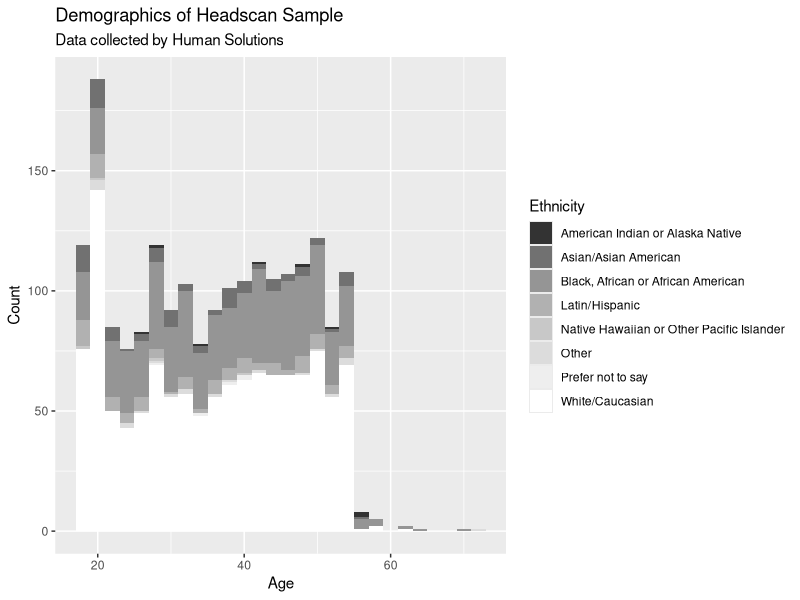
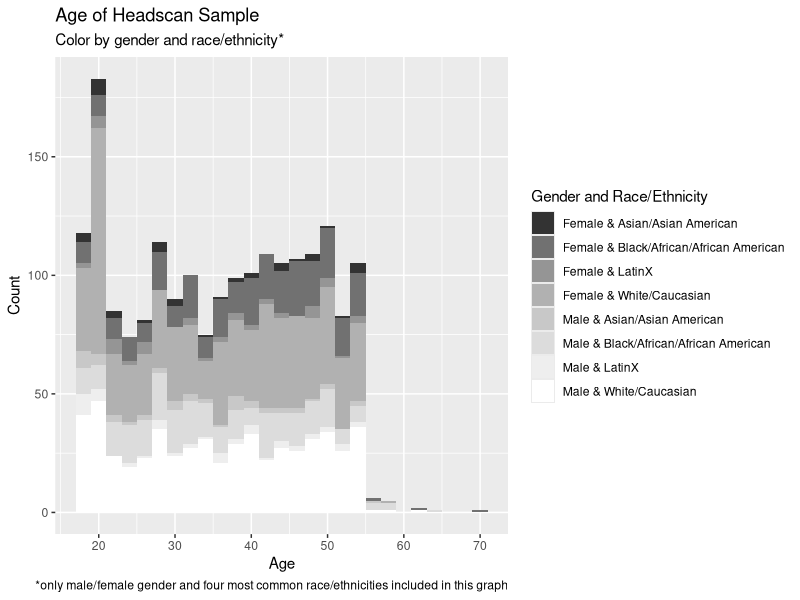
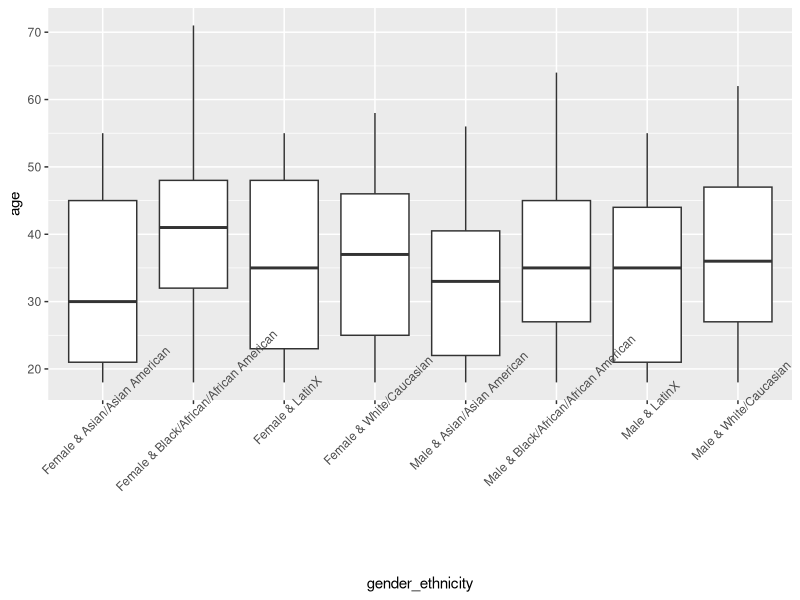
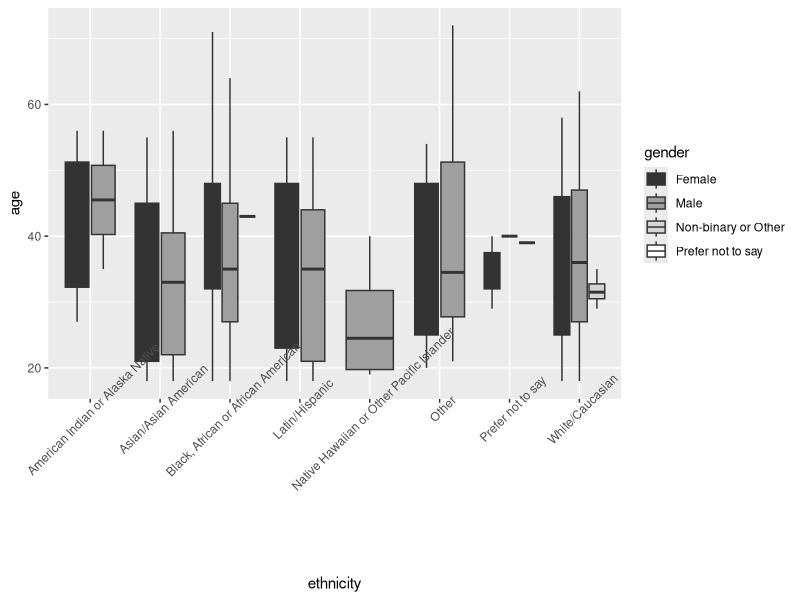
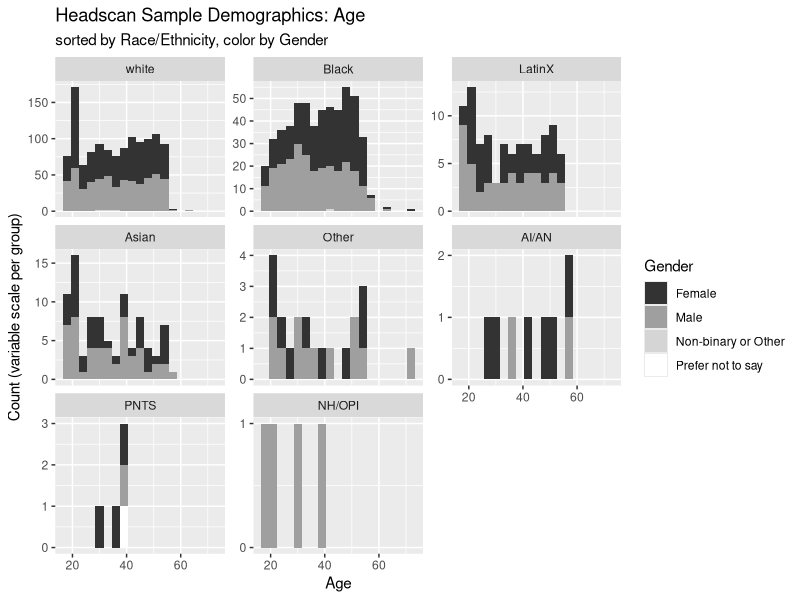

Here is the R script that generated these plots, in order:
## ---- chunk 1
knitr::opts_chunk$set(echo = TRUE)
## ---- chunk 2
list.files()
setwd("C:\\Users\\19177\\OneDrive - Colostate\\Desktop\\Dissertation\\data analysis\\data analysis R")
library(readxl)
demographics<-read_excel("headscan_demographics.xlsx")
head(demographics)

colnames(demographics)

library(tidyverse)
library(scales)
## ---- chunk 3
demographics<-select(.data=demographics, 1:4)

demographics<-rename(.data=demographics,
                     age=Age,
                     gender=Gender,
                     ethnicity=Ethnicity)

demographics<-mutate(.data=demographics,
                     age = as.numeric(age),
                     gender= as.factor(gender),
                     ethnicity=as.factor(ethnicity))

demographics<-filter(.data=demographics,
                     !is.na(age),
                     !is.na(ethnicity),
                     !is.na(gender))
                     
mean(demographics$age, na.rm=TRUE)
median(demographics$age, na.rm=TRUE)
sd(demographics$age, na.rm=TRUE)
min(demographics$age, na.rm=TRUE)
max(demographics$age, na.rm=TRUE)

ggplot(data=demographics)+
  geom_histogram(binwidth=2, aes(x=age, fill=ethnicity))+
  scale_fill_grey(start = 0.2, end = 1)+
  labs(title= "Demographics of Headscan Sample",
       subtitle = "Data collected by Human Solutions",
       fill= "Ethnicity",
       y="Count",
       x="Age")



asian_women<-filter(.data=demographics,
                    gender == "Female",
                    ethnicity == "Asian/Asian American")
asian_women<-select(.data=asian_women, c(2))
asian_women$gender_ethnicity <-  "Female & Asian/Asian American"
  
asian_men<-filter(.data=demographics,
                  gender == "Male",
                  ethnicity == "Asian/Asian American")
asian_men<-select(.data=asian_men, c(2))
asian_men$gender_ethnicity <-  "Male & Asian/Asian American"

black_women<-filter(.data=demographics,
                    gender == "Female",
                    ethnicity == "Black, African or African American")
black_women<-select(.data=black_women, c(2))
black_women$gender_ethnicity <-  "Female & Black/African/African American"

black_men<-filter(.data=demographics,
                  gender == "Male",
                  ethnicity == "Black, African or African American")
black_men<-select(.data=black_men, c(2))
black_men$gender_ethnicity <-  "Male & Black/African/African American"

white_women<-filter(.data=demographics,
                    gender == "Female",
                    ethnicity == "White/Caucasian")
white_women<-select(.data=white_women, c(2))
white_women$gender_ethnicity <-  "Female & White/Caucasian"

white_men<-filter(.data=demographics,
                  gender == "Male",
                  ethnicity == "White/Caucasian")
white_men<-select(.data=white_men, c(2))
white_men$gender_ethnicity <-  "Male & White/Caucasian"

latinx_women<-filter(.data=demographics,
                     gender == "Female",
                     ethnicity == "Latin/Hispanic")
latinx_women<-select(.data=latinx_women, c(2))
latinx_women$gender_ethnicity <-  "Female & LatinX"

latinx_men<-filter(.data=demographics,
                   gender == "Male",
                   ethnicity == "Latin/Hispanic")
latinx_men<-select(.data=latinx_men, c(2))
latinx_men$gender_ethnicity <-  "Male & LatinX"

merge_cols<-c("age","gender_ethnicity")

demographics2 <- merge(asian_men, asian_women, by = merge_cols, all=TRUE)
demographics3 <- merge(demographics2, black_men, by = merge_cols, all=TRUE)
demographics4 <- merge(demographics3, black_women, by = merge_cols, all=TRUE)
demographics5 <- merge(demographics4, white_men, by = merge_cols, all=TRUE)
demographics6 <- merge(demographics5, white_women, by = merge_cols, all=TRUE)
demographics7 <- merge(demographics6, latinx_men, by = merge_cols, all=TRUE)
demographics_final <- merge(demographics7, latinx_women, by = merge_cols, all=TRUE)
## ---- chunk 4
ggplot(data=demographics_final, aes(x=age, fill=gender_ethnicity))+
  scale_fill_grey(start = 0.2, end = 1)+
  geom_histogram(binwidth = 2, position="stack")+
  labs(title= "Age of Headscan Sample",
       subtitle = "Color by gender and race/ethnicity*",
       y = "Count",
       x= "Age",
       fill="Gender and Race/Ethnicity",
       caption="*only male/female gender and four most common race/ethnicities included in this graph")
## ---- chunk 5
ggplot(data=demographics_final)+
  geom_boxplot(aes(x=gender_ethnicity, y=age))+
  theme(axis.text.x = element_text(angle = 45))
## ---- chunk 6
ggplot(data=demographics)+
  geom_boxplot(aes(x=ethnicity, y=age, fill=gender))+
  scale_fill_grey(start = 0.2, end = 1)+
  theme(axis.text.x = element_text(angle = 45))
## ---- chunk 7
demographics$ethnicity <- recode(demographics$ethnicity,
                "American Indian or Alaska Native" ='AI/AN',
                "Asian/Asian American" = 'Asian',
                "Black, African or African American" = 'Black',
                "Latin/Hispanic" = 'LatinX',
                "Native Hawaiian or Other Pacific Islander" = 'NH/OPI',
                "Prefer not to say" = 'PNTS',
                "White/Caucasian" = 'white')
## ---- chunk 8
freq_table <- demographics %>% group_by(ethnicity) %>% summarise(freq=n())
as.data.frame(freq_table)
demographics$ethnicity <- factor(demographics$ethnicity, levels=freq_table$ethnicity[order(freq_table$freq, decreasing = T)])
## ---- chunk 9




ggplot(data=demographics, aes(x= age, fill=gender))+
  scale_fill_grey(start = 0.2, end = 1)+
  geom_histogram(binwidth = 3)+
  labs(title="Headscan Sample Demographics: Age",
       subtitle="sorted by Race/Ethnicity, color by Gender",
       y="Count (variable scale per group)",
       x="Age",
       fill="Gender")+
  facet_wrap(~ethnicity, scales="free_y")+
  scale_y_continuous(breaks = function(x) unique(floor(pretty(seq(0, (max(x) + 1) * 1.1)))))



